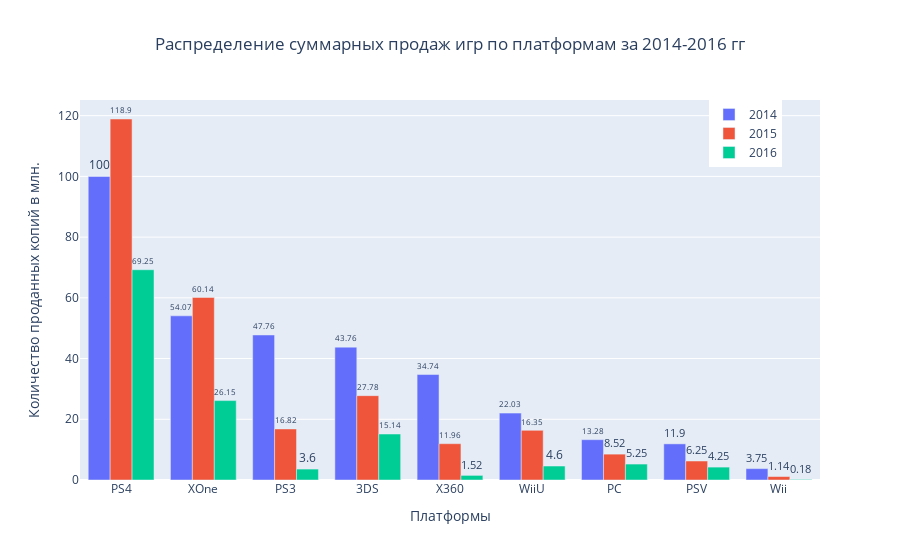

Source (notebook cell):
### Code cell
labels = pivot_4['platform']

values = pivot_4['2014']
values1 = pivot_4['2015']
values2 = pivot_4['2016']

fig = go.Figure()
fig.add_trace(go.Bar(x = labels, y = values, name='2014', text=values, textposition='outside'))
fig.add_trace(go.Bar(x = labels, y = values1, name='2015', text=values1, textposition='outside'))
fig.add_trace(go.Bar(x = labels, y = values2, name='2016', text=values2, textposition='outside'))
fig.update_layout(title="Распределение cуммарных продаж игр по платформам за 2014-2016 гг",
                  title_x = 0.5,
                  xaxis_title="Платформы",
                  yaxis_title="Количество проданных копий в млн.",
                  legend=dict(x=.85)
                  )
fig.show()

### Figure 1 — Plotly figure (JSON) as saved in the notebook; plotly's stock layout.template omitted (floating-point values rounded to 4 significant figures)
{"data": [{"name": "2014", "text": [100, 54.07, 47.76, 43.76, 34.74, 22.03, 13.28, 11.9, 3.75], "textposition": "outside", "type": "bar", "x": ["PS4", "XOne", "PS3", "3DS", "X360", "WiiU", "PC", "PSV", "Wii"], "y": [100, 54.07, 47.76, 43.76, 34.74, 22.03, 13.28, 11.9, 3.75]}, {"name": "2015", "text": [118.9, 60.14, 16.82, 27.78, 11.96, 16.35, 8.52, 6.25, 1.14], "textposition": "outside", "type": "bar", "x": ["PS4", "XOne", "PS3", "3DS", "X360", "WiiU", "PC", "PSV", "Wii"], "y": [118.9, 60.14, 16.82, 27.78, 11.96, 16.35, 8.52, 6.25, 1.14]}, {"name": "2016", "text": [69.25, 26.15, 3.6, 15.14, 1.52, 4.6, 5.25, 4.25, 0.18], "textposition": "outside", "type": "bar", "x": ["PS4", "XOne", "PS3", "3DS", "X360", "WiiU", "PC", "PSV", "Wii"], "y": [69.25, 26.15, 3.6, 15.14, 1.52, 4.6, 5.25, 4.25, 0.18]}], "layout": {"autosize": true, "legend": {"x": 0.85, "y": 1}, "title": {"text": "Распределение cуммарных продаж игр по платформам за 2014-2016 гг", "x": 0.5}, "xaxis": {"autorange": true, "range": [-0.5, 8.5], "title": {"text": "Платформы"}, "type": "category"}, "yaxis": {"autorange": true, "range": [0, 125.2], "title": {"text": "Количество проданных копий в млн."}, "type": "linear"}}}
